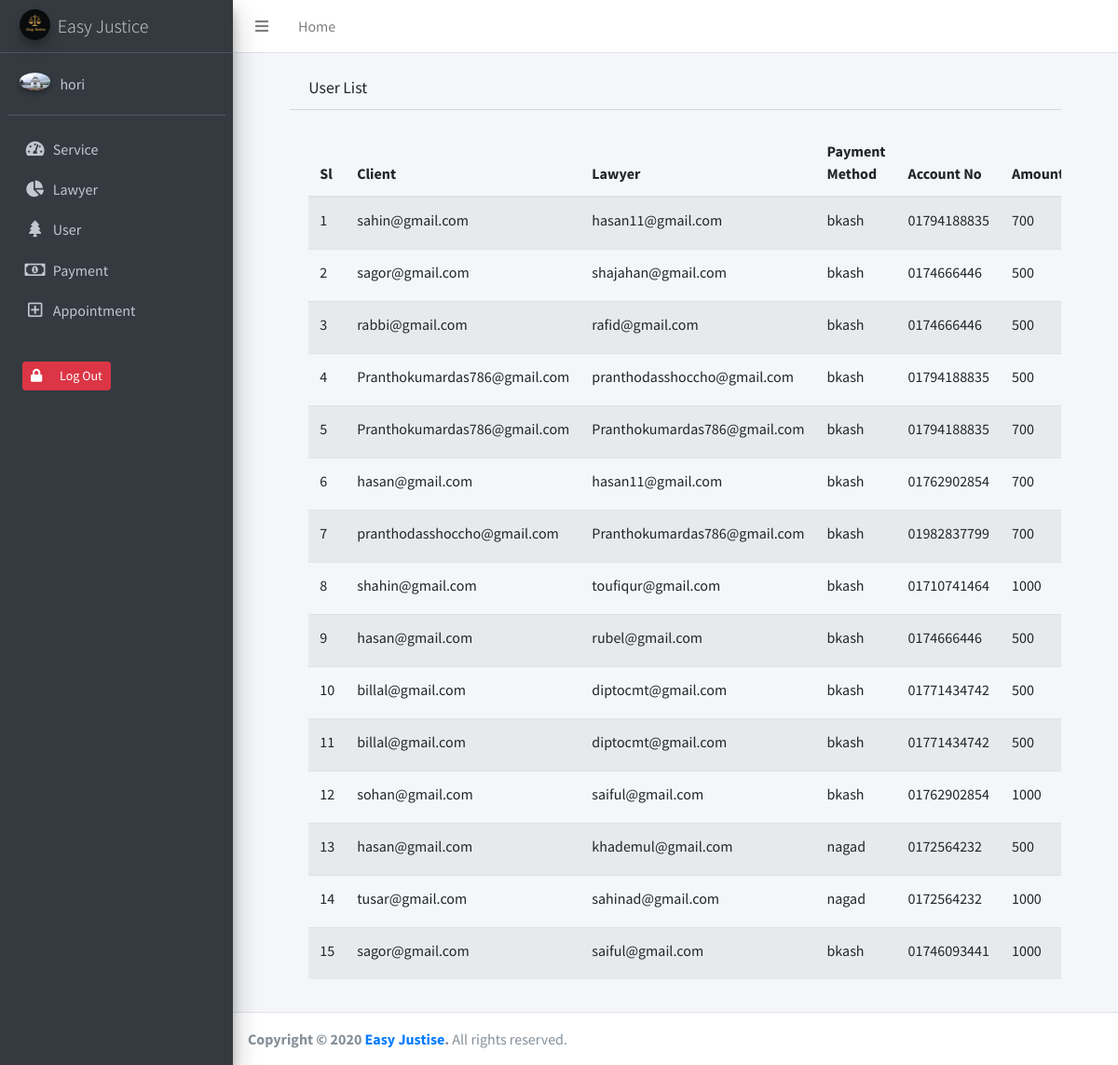
The page /Admin/order.php (signed in) on the database its author committed.
### tables this page shows
CREATE TABLE `payment` (
  `pay_id` int(11) NOT NULL,
  `pay_man` varchar(50) NOT NULL,
  `pay_rec` varchar(50) NOT NULL,
  `pay_met` varchar(30) NOT NULL,
  `pay_am` int(11) NOT NULL,
  `pay_amnt` int(11) NOT NULL,
  `time` datetime NOT NULL DEFAULT current_timestamp()
);

### class/class.php (called while the page is built, shortened)
<?php
class database
{
   public $link;
   public function __construct()
   {
      $this->link = mysqli_connect('localhost', 'larajaha_lawu', 'Password101!', 'larajaha_law') or die("error is:".mysqli_connect_error());
   }
   public function select($data)
   {
      $sel = mysqli_query($this->link, $data);
      if ($sel) {
         return $sel;
      }
   }
}

### Admin/order.php (the view, shortened to what this page needs)
<?php include('inc/header.php'); ?>
<div class="content-wrapper">
    <section class="content-header">
        <div class="container-fluid">
            <div class="col-11 mx-md-auto mr-auto">
                <div class="card-header">
                    <h3 class="card-title">User List</h3>
                </div>
                <div class="card-body" style='overflow-x:scroll;'>
                    <table class="table table-striped" style="width:100%">
                        <thead>
                            <tr>
                                <th>Sl</th>
                                <th>Client</th>
                                <th>Lawyer</th>
                                <th>Payment Method</th>
                                <th>Account No</th>
                                <th>Amount</th>
                            </tr>
                        </thead>
                        <tbody>
                            <?php
                            $i = 1;
                            $que = "SELECT * FROM `payment`";
                            $quer = $db->select($que);
                            if (mysqli_num_rows($quer) >= 1) {
                                while ($row = mysqli_fetch_assoc($quer)) { ?>
                                    <tr>
                                        <td>
                                            <?php echo $i++; ?>
                                        </td>
                                        <td>
                                            <?php echo $row['pay_man']; ?>
                                        </td>
                                        <td>
                                            <?php echo $row['pay_rec']; ?>
                                        </td>
                                        <td>
                                            <?php echo $row['pay_met']; ?>
                                        </td>
                                        <td>
                                            0<?php echo $row['pay_am']; ?>
                                        </td>
                                        <td>
                                            <?php echo $row['pay_amnt']; ?>
                                        </td>
                                    </tr>
                            <?php
                                }
                            } else {
                                echo "<h1 style='text:center'>Sorry....Yor have no Transction</h1>";
                            }
                            ?>
                        </tbody>
                    </table>
                </div>
            </div>
        </div>
    </section>
</div>
<?php include('inc/footer.php'); ?>

### rows shown on the page
payment: pay_man "sahin@gmail.com", pay_rec "hasan11@gmail.com", pay_met "bkash", pay_am "1794188835", pay_amnt "700"
payment: pay_man "sagor@gmail.com", pay_rec "shajahan@gmail.com", pay_met "bkash", pay_am "174666446", pay_amnt "500"
payment: pay_man "rabbi@gmail.com", pay_rec "rafid@gmail.com", pay_met "bkash", pay_am "174666446", pay_amnt "500"
payment: pay_man "Pranthokumardas786@gmail.com", pay_rec "pranthodasshoccho@gmail.com", pay_met "bkash", pay_am "1794188835", pay_amnt "500"
payment: pay_man "Pranthokumardas786@gmail.com", pay_rec "Pranthokumardas786@gmail.com", pay_met "bkash", pay_am "1794188835", pay_amnt "700"
payment: pay_man "hasan@gmail.com", pay_rec "hasan11@gmail.com", pay_met "bkash", pay_am "1762902854", pay_amnt "700"
payment: pay_man "pranthodasshoccho@gmail.com", pay_rec "Pranthokumardas786@gmail.com", pay_met "bkash", pay_am "1982837799", pay_amnt "700"
payment: pay_man "shahin@gmail.com", pay_rec "toufiqur@gmail.com", pay_met "bkash", pay_am "1710741464", pay_amnt "1000"
payment: pay_man "hasan@gmail.com", pay_rec "rubel@gmail.com", pay_met "bkash", pay_am "174666446", pay_amnt "500"
payment: pay_man "billal@gmail.com", pay_rec "diptocmt@gmail.com", pay_met "bkash", pay_am "1771434742", pay_amnt "500"
payment: pay_man "billal@gmail.com", pay_rec "diptocmt@gmail.com", pay_met "bkash", pay_am "1771434742", pay_amnt "500"
payment: pay_man "sohan@gmail.com", pay_rec "saiful@gmail.com", pay_met "bkash", pay_am "1762902854", pay_amnt "1000"
payment: pay_man "hasan@gmail.com", pay_rec "khademul@gmail.com", pay_met "nagad", pay_am "172564232", pay_amnt "500"
payment: pay_man "tusar@gmail.com", pay_rec "sahinad@gmail.com", pay_met "nagad", pay_am "172564232", pay_amnt "1000"
payment: pay_man "sagor@gmail.com", pay_rec "saiful@gmail.com", pay_met "bkash", pay_am "1746093441", pay_amnt "1000"

### other values the page prints
$_SESSION['adminname'] "hori"
